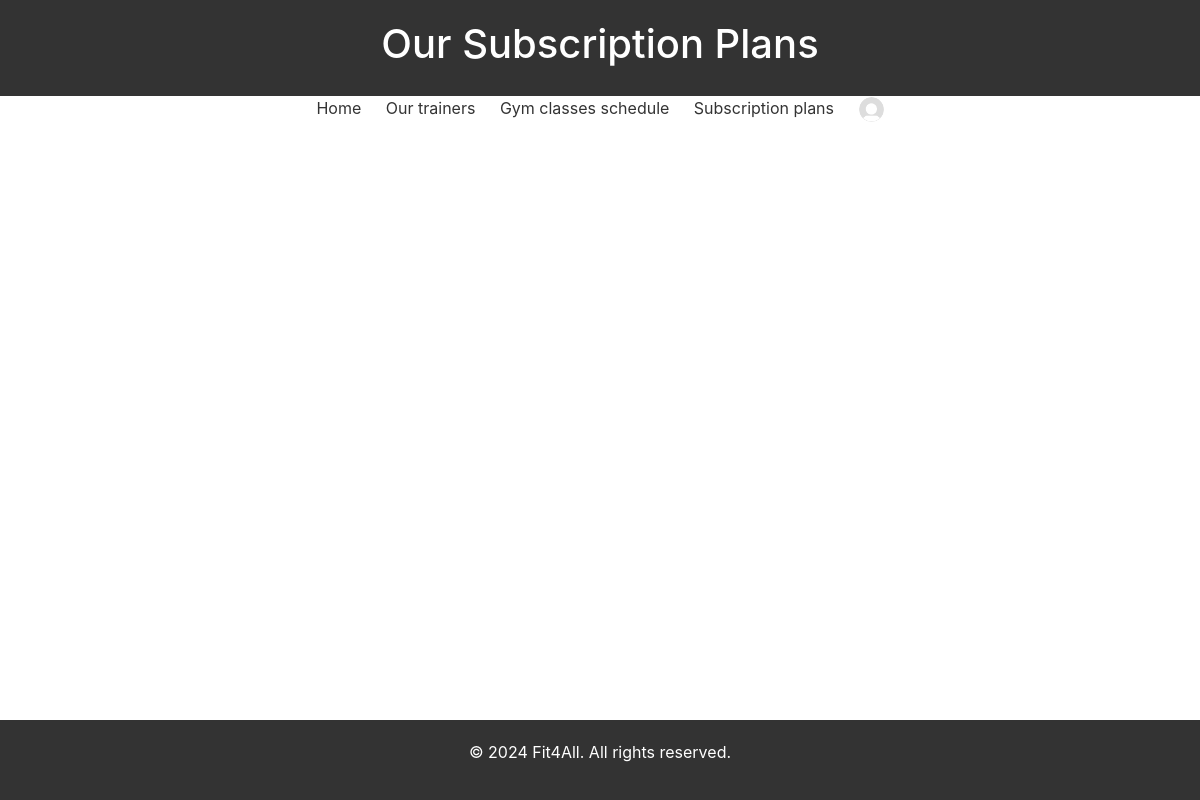
The app's page /palestra/subscription-plans/ (signed in), older data.
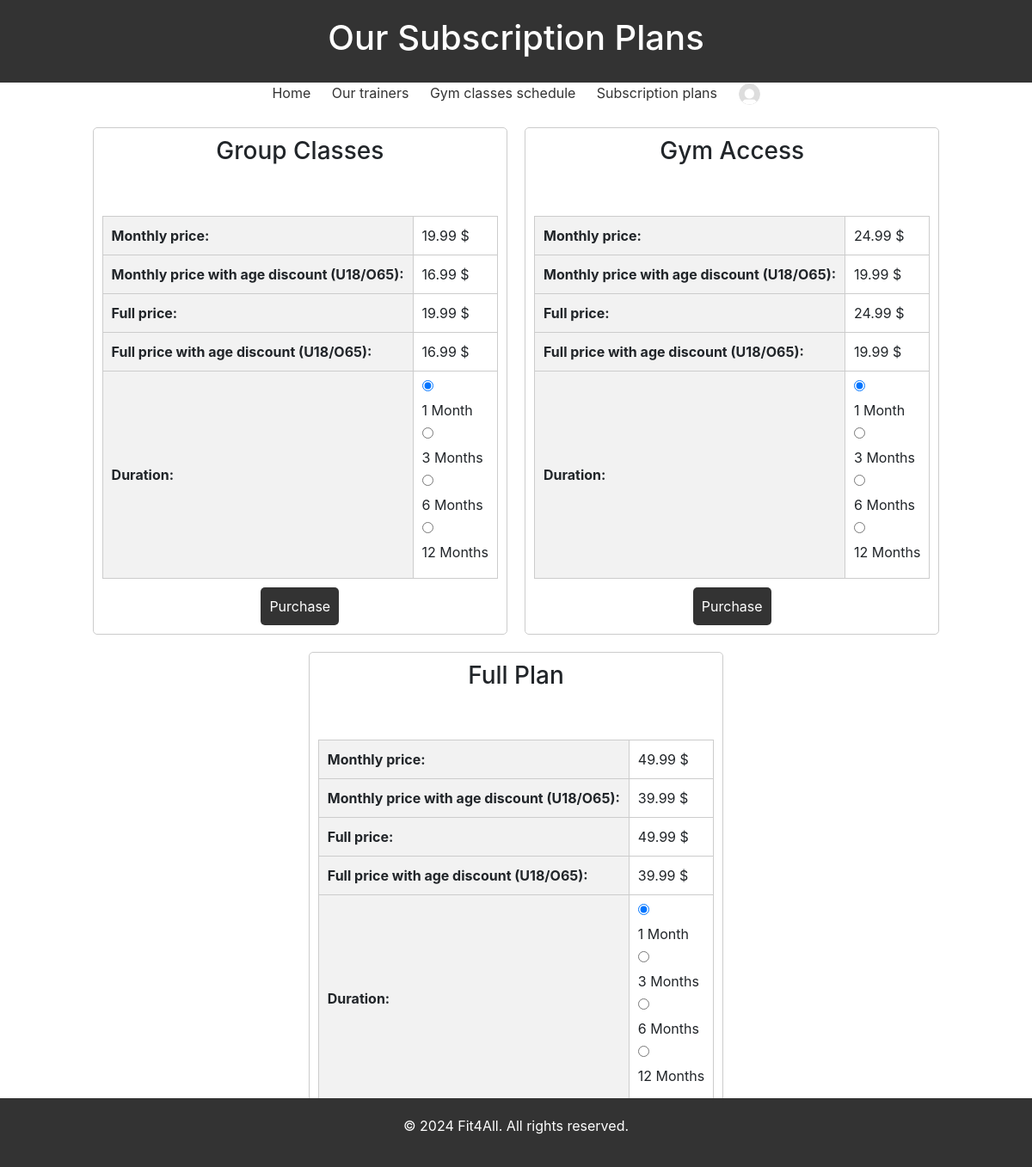
The same page, newer data.
### management/models.py (models this page shows, shortened)
class SubscriptionPlan(models.Model):
    PLAN_CHOICES = [
        ('GROUP', 'Group Classes Only'),
        ('WEIGHTS', 'Gym Access Only'),
        ('FULL', 'Group Classes + Gym Access'),
    ]
    name = models.CharField(max_length=100)
    plan_type = models.CharField(max_length=10, choices=PLAN_CHOICES)
    monthly_price = models.DecimalField(max_digits=10, decimal_places=2)
    age_discount = models.DecimalField(max_digits=5, decimal_places=2, default=0)

### palestra/views.py (the view, shortened to what this page needs)
# urls.py: path('subscription-plans/', views.SubscriptionPlansView.as_view(), name='subscription-plans'),
class SubscriptionPlansView(View):
    def get(self, request):
        return render(request=request, template_name="subscription-plans.html", context={})

### templates/palestra/subscription-plans.html (shortened to what this page needs)
{% extends "base.html" %}
{% block header %} Our Subscription Plans {% endblock header %}
{% block content %}
<div class="subscription-plans" style="display: flex; justify-content: center;">
{% for plan in subscription_plans %}
  <div class="plan">
    <h3>{{ plan.name }}</h3>
    <table class="user-details">
        <tr>
            <th>Monthly price:</th>
            <td>{{ plan.monthly_price }} $</td>
        </tr>
        <tr>
            <th>Monthly price with age discount (U18/O65):</th>
            <td>{{ plan.discounted_price }} $</td>
        </tr>
        <tr>
          <th>Full price:</th>
          <td>{{ plan.full_price }} $</td>
      </tr>
      <tr>
          <th>Full price with age discount (U18/O65):</th>
          <td>{{ plan.full_discounted_price }} $</td>
      </tr>
        <tr>
            <th>Duration:</th>
            <td>
                {% for duration, duration_label in plan.DURATION_CHOICES %}
                    <input type="radio" id="{{ plan.id }}_{{ duration }}" name="{{ plan.id }}_duration" value="{{ duration }}" {% if duration == 1 %}checked{% endif %} form="form_{{ plan.id }}">
                    <label for="{{ plan.id }}_{{ duration }}">{{ duration_label }}</label><br>
                {% endfor %}
            </td>
        </tr>
    </table>
    <form id="form_{{ plan.id }}" class="purchase-form" action="{% url 'palestra:subscription-plans'  %}" method="post">
        <button type="submit" style="margin-top: 10px;">Purchase</button>
    </form>
  </div>
{% endfor %}
</div>
{% endblock content %}

Row changes from the older to the newer data that the page shows:
added SubscriptionPlan: name "Group Classes", monthly_price "19.99", discounted_price "16.99", full_price "19.99", full_discounted_price "16.99", id "☑ 1 Month" "☐ 3 Months" "☐ 6 Months" "☐ 12 Months", DURATION_CHOICES "1 Month" "3 Months" "6 Months" "12 Months"
added SubscriptionPlan: name "Gym Access", monthly_price "24.99", discounted_price "19.99", full_price "24.99", full_discounted_price "19.99", id "☑ 1 Month" "☐ 3 Months" "☐ 6 Months" "☐ 12 Months", DURATION_CHOICES "1 Month" "3 Months" "6 Months" "12 Months"
added SubscriptionPlan: name "Full Plan", monthly_price "49.99", discounted_price "39.99", full_price "49.99", full_discounted_price "39.99", id "☑ 1 Month" "☐ 3 Months" "☐ 6 Months" "☐ 12 Months", DURATION_CHOICES "1 Month" "3 Months" "6 Months" "12 Months"
